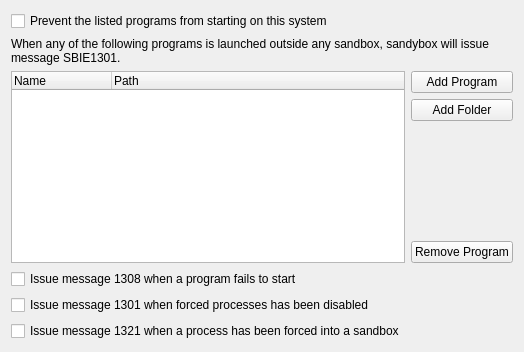
           <widget class="QWidget" name="tabAlert">
            <attribute name="title">
             <string>Program Alerts</string>
            </attribute>
            <layout class="QGridLayout" name="gridLayout_5">
             <item row="0" column="0">
              <layout class="QGridLayout" name="gridLayout">
               <item row="0" column="0">
                <widget class="QCheckBox" name="chkStartBlock">
                 <property name="text">
                  <string>Prevent the listed programs from starting on this system</string>
                 </property>
                </widget>
               </item>
               <item row="4" column="1">
                <spacer name="verticalSpacer">
                 <property name="orientation">
                  <enum>Qt::Orientation::Vertical</enum>
                 </property>
                 <property name="sizeHint" stdset="0">
                  <size>
                   <width>20</width>
                   <height>40</height>
                  </size>
                 </property>
                </spacer>
               </item>
               <item row="1" column="0" colspan="2">
                <widget class="QLabel" name="label_2">
                 <property name="text">
                  <string>When any of the following programs is launched outside any sandbox, sandybox will issue message SBIE1301.</string>
                 </property>
                 <property name="wordWrap">
                  <bool>true</bool>
                 </property>
                </widget>
               </item>
               <item row="5" column="1">
                <widget class="QPushButton" name="btnDelWarnProg">
                 <property name="text">
                  <string>Remove Program</string>
                 </property>
                </widget>
               </item>
               <item row="7" column="0">
                <widget class="QCheckBox" name="chkNotForcedMsg">
                 <property name="text">
                  <string>Issue message 1301 when forced processes has been disabled</string>
                 </property>
                </widget>
               </item>
               <item row="3" column="1">
                <widget class="QPushButton" name="btnAddWarnFolder">
                 <property name="text">
                  <string>Add Folder</string>
                 </property>
                </widget>
               </item>
               <item row="2" column="1">
                <widget class="QPushButton" name="btnAddWarnProg">
                 <property name="text">
                  <string>Add Program</string>
                 </property>
                </widget>
               </item>
               <item row="6" column="0">
                <widget class="QCheckBox" name="chkStartBlockMsg">
                 <property name="text">
                  <string>Issue message 1308 when a program fails to start</string>
                 </property>
                </widget>
               </item>
               <item row="2" column="0" rowspan="4">
                <widget class="QTreeWidget" name="treeWarnProgs">
                 <column>
                  <property name="text">
                   <string>Name</string>
                  </property>
                 </column>
                 <column>
                  <property name="text">
                   <string>Path</string>
                  </property>
                 </column>
                </widget>
               </item>
               <item row="8" column="0">
                <widget class="QCheckBox" name="chkForcedMsg">
                 <property name="text">
                  <string>Issue message 1321 when a process has been forced into a sandbox</string>
                 </property>
                </widget>
               </item>
              </layout>
             </item>
            </layout>
           </widget>
